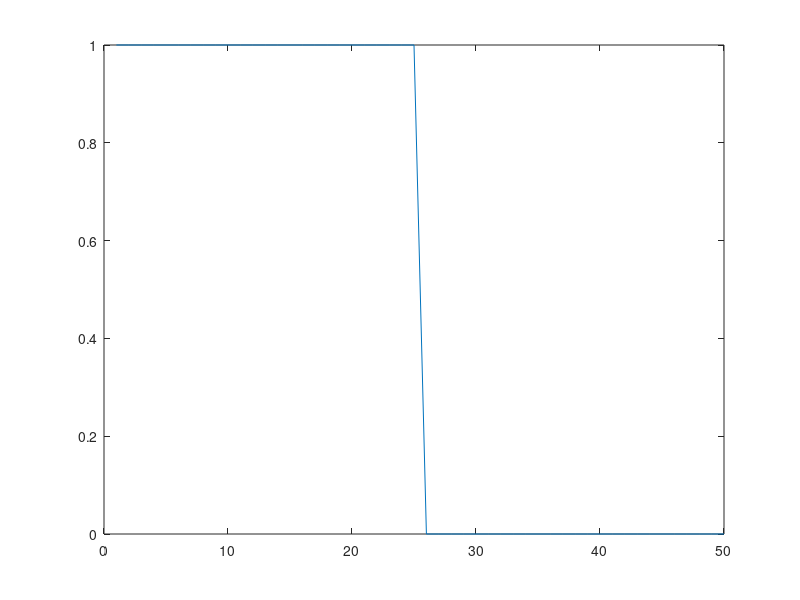

The MATLAB source for this figure: (Note: this script raises an error after producing the figure.)
global M dx dt t u schemes
M = 50;
dx = 0.1;
dt = 1;
t = 0;
u = [ones(1,M/2) zeros(1,M/2)];
schemes.U = @U_nc_ac;
schemes.Dt = @Dt_nc_ac;
schemes.Dx = @Dx_nlr;
schemes.Dxx = @Dxx_nlcr;
%schemes.Dx = @Dx_nlr_alr;
%schemes.Dxx = @Dxx_nlcr_alcr;
un = zeros(1,M);
n = 0;
t_end = 10;
plot(u);

tic;
while (t < t_end) 
  pause(0.1);
  u_n = fsolve(@residual,u);
  res = residual(u_n);
  t = t + dt;
  u = u_n;
  plot(u);
  axis([1 M 0 1]);
  n = n + 1;
end
disp(['steps done ' n]);
disp(['time ' toc]);





